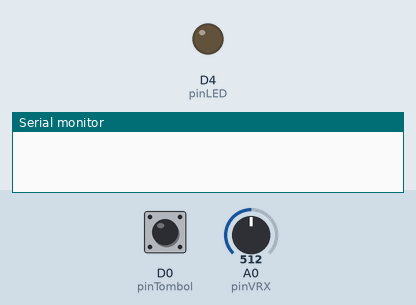
Recording of a sketch running on a simulated ESP8266 (NodeMCU). Parts: output pins drawn as LEDs (lit = HIGH), the last lines printed to the serial monitor. Dashed ring = blinking. The inputs (shaded band) are chosen by the test bench; at power-on: A0 (pinVRX) = 512, D0 (pinTombol) HIGH.

Above: at 1.2 s.
1.3 s: A0 (pinVRX) set to 533
2.8 s: A0 (pinVRX) set to 567
At 4.2 s:
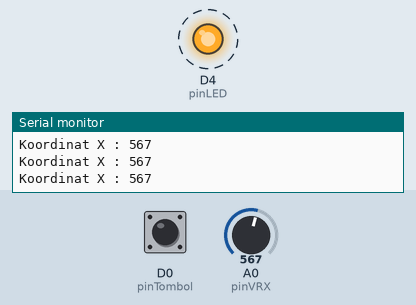
5.8 s: A0 (pinVRX) set to 540
At 6.5 s:
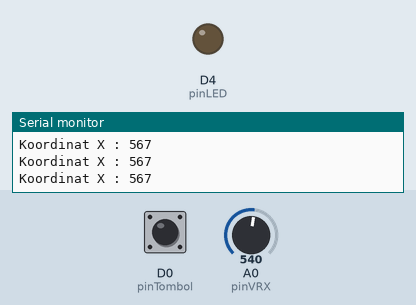
7.3 s: D0 (pinTombol) pulled LOW for 1 s
At 7.67 s:
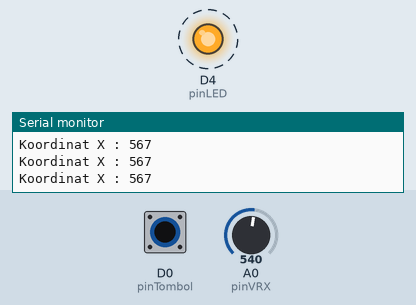
9.8 s: D0 (pinTombol) pulled LOW for 0.15 s
At 10.7 s:
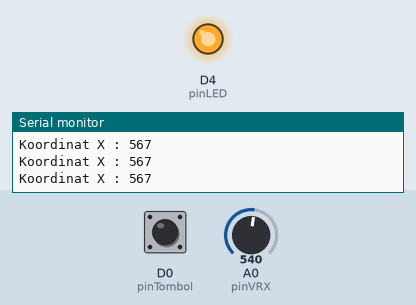
Timing chart, 0 to 12.5 s (numbered marks = the images above; inputs shaded):
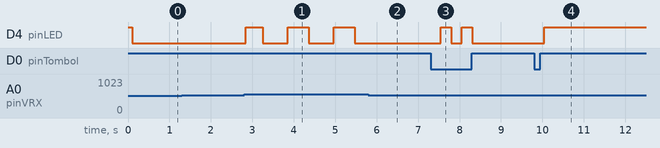

Measured:
- the behaviour switches between 549 and 550 on A0 (pinVRX) (found by bisection; images 0 and 1)
- after the input at 1.3 s, every drawn part: stays the same
- after the input at 2.8 s, D4 (pinLED): alternates HIGH for 0.51 s and LOW for 0.61 s, starting at once
- after the input at 5.8 s, D4 (pinLED): stays LOW (without the input it goes to HIGH after 0.28 s)
- after the input at 7.3 s, D4 (pinLED): alternates HIGH for 0.25 s and LOW for 0.25 s, 4 changes in all, then stays LOW, starting after 0.25 s
- after the input at 9.8 s, D4 (pinLED): LOW → HIGH after 0.25 s

The sketch:

Joystick.ino
```cpp
// WIRING JOYSTICK NODEMCU ESP8266 - ELEKTRONMART.COM
// ------------------------------------------
// SW > D0 > R10K > 3.3V (di pullup R10K)
// GND > GND
// VRX > A0
// VRY (tidak dipakai karena ESP8266 hanya memiliki 1 pin analog


#define pinLED D4     // pin LED internal ESP12
#define pinTombol D0  // pin Tombol
#define pinVRX A0     // Analog VRx

int koordinatX; // untuk menampung nilai Analog VRx
int nilaiTombol = 0; // untuk nampung nilai tombol tengah joystick

boolean statusLed;    // Menampung nilai status LED On atau Off
boolean statusTombol; // Menampung nilai status Tombol On atau Off


void setup() {

  Serial.begin(115200);

  pinMode(pinLED, OUTPUT);
  pinMode(pinTombol, INPUT);
  digitalWrite(pinLED, HIGH); // LOW nyala, HIGH mati

}


void loop() {

  // Baca nilai Analog X:
  koordinatX = analogRead(pinVRX);

  // Baca nilai Tombol Tengah:
  nilaiTombol = digitalRead(pinTombol);

  // Fungsi mengedipkan LED
  ledKedip();

  // Fungsi pengaturan respon dari Joystick
  cekJoystick();

}


// Fungsi mengedipkan LED

void ledKedip() {

  static long pM;

  // Kedipkan LED dengan kecepatan sesuai koordinat
  if (millis() - pM > koordinatX) {
    statusLed =! statusLed;
    pM = millis();
  }

}


// Fungsi pengaturan respon dari Joystick

void cekJoystick() {

  // Joystick Click Tombol Tengah
  // Nyalakan LED jika ditekan

  if(nilaiTombol == LOW){
    statusTombol =! statusTombol;
    delay(250);
  }

  // Joystick X Analog
  static long pM;

  if(millis()-pM > 100) {

    if (koordinatX <= 450 or koordinatX >= 550 ) {
      Serial.print("Koordinat X : "); Serial.println(koordinatX);
      digitalWrite(pinLED, statusLed);
    } else {
      digitalWrite(pinLED, statusTombol);
    }

    pM = millis();
  }

}
```
